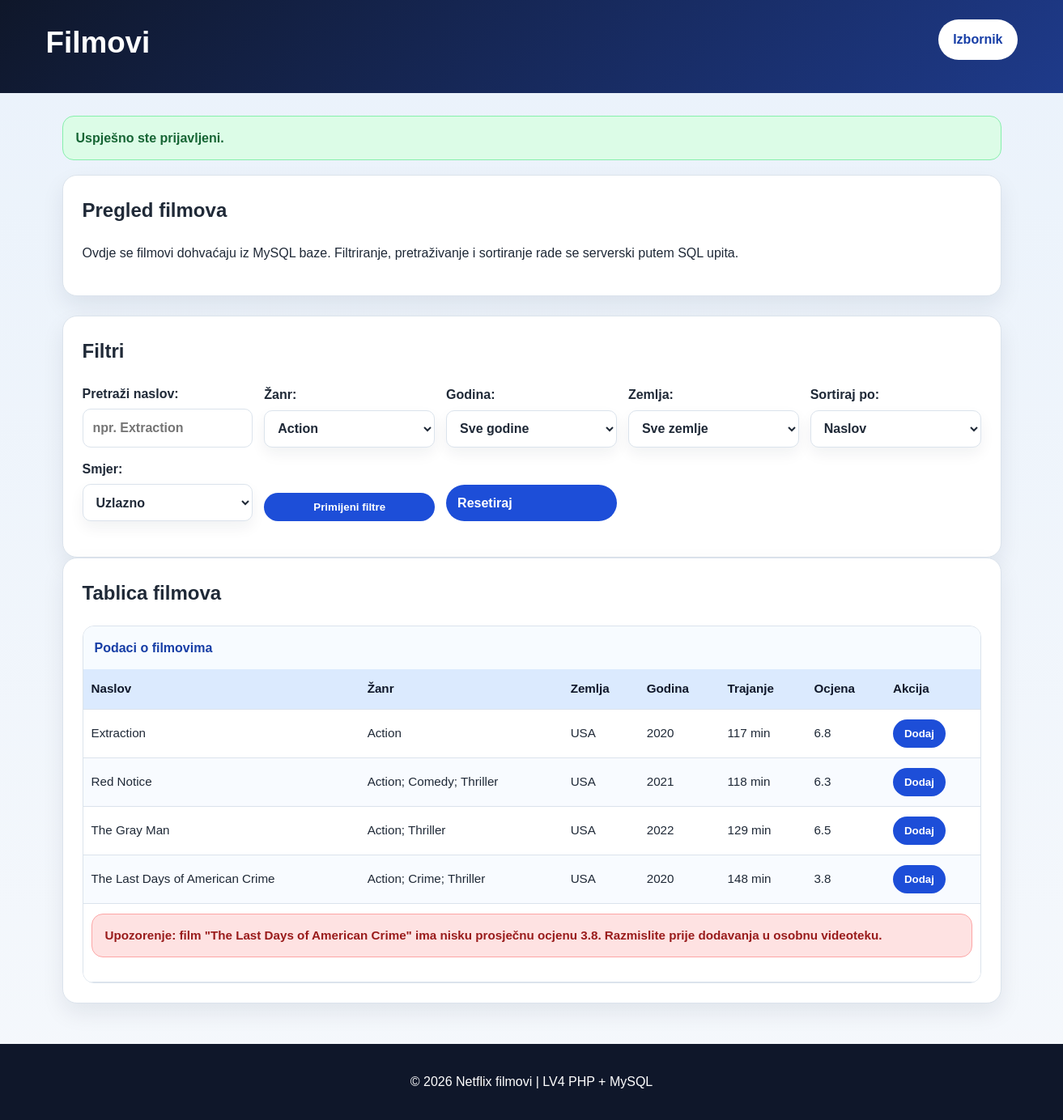
Page /filmovi.php?genre=Action (signed in) on the committed database.
### tables this page shows
CREATE TABLE IF NOT EXISTS movies (
    id INT AUTO_INCREMENT PRIMARY KEY,
    title VARCHAR(255) NOT NULL,
    genre VARCHAR(255) NOT NULL,
    country VARCHAR(100) NOT NULL DEFAULT 'Nepoznato',
    release_year INT NOT NULL,
    duration_min INT NOT NULL,
    rating DECIMAL(3,1) NOT NULL,
    created_at TIMESTAMP DEFAULT CURRENT_TIMESTAMP
);

### includes/auth.php (called while the page is built, shortened)
<?php
function is_logged_in(): bool
{
    return isset($_SESSION['user_id']);
}

### filmovi.php (the view, shortened to what this page needs)
<?php
require_once 'includes/db.php';
require_once 'includes/auth.php';
require_once 'includes/functions.php';
$genre = trim($_GET['genre'] ?? '');
$search = trim($_GET['search'] ?? '');
$sort = $_GET['sort'] ?? 'title';
$direction = $_GET['direction'] ?? 'asc';
$allowed_sort_columns = [
    'title' => 'title',
    'genre' => 'genre',
    'country' => 'country',
    'release_year' => 'release_year',
    'duration_min' => 'duration_min',
    'rating' => 'rating'
];
$allowed_directions = ['asc', 'desc'];
$sort_column = $allowed_sort_columns[$sort] ?? 'title';
$sort_direction = in_array(strtolower($direction), $allowed_directions, true)
    ? strtoupper($direction)
    : 'ASC';
$where = [];
$params = [];
if ($genre !== '') {
    $where[] = 'genre LIKE :genre';
    $params[':genre'] = '%' . $genre . '%';
}
$where_sql = '';
if (!empty($where)) {
    $where_sql = 'WHERE ' . implode(' AND ', $where);
}
$sql = "
    SELECT *
    FROM movies
    {$where_sql}
    ORDER BY {$sort_column} {$sort_direction}
";
$stmt = $pdo->prepare($sql);
$stmt->execute($params);
$movies = $stmt->fetchAll();
$genres = $pdo->query("
    SELECT DISTINCT genre
    FROM movies
    ORDER BY genre ASC
")->fetchAll();
require_once 'includes/header.php';
?>
<section class="intro">
    <article>
        <h2>Pregled filmova</h2>
        <p>
            Ovdje se filmovi dohvaćaju iz MySQL baze. Filtriranje, pretraživanje i sortiranje rade se serverski putem SQL upita.
        </p>
    </article>
</section>
<section class="table-card">
    <h2>Filtri</h2>
    <form method="get" class="filteri">
        <label>
            Pretraži naslov:
            <input type="text" name="search" value="<?= e($search) ?>" placeholder="npr. Extraction">
        </label>
        <label>
            Žanr:
            <select name="genre">
                <?php foreach ($genres as $g): ?>
                    <option value="<?= e($g['genre']) ?>" <?= $genre === $g['genre'] ? 'selected' : '' ?>>
                        <?= e($g['genre']) ?>
                    </option>
                <?php endforeach; ?>
            </select>
        </label>
        <label>
            Godina:
            <select name="year">
                <option value="">Sve godine</option>
            </select>
        </label>
        <label>
            Zemlja:
            <select name="country">
                <option value="">Sve zemlje</option>
            </select>
        </label>
        <label>
            Sortiraj po:
            <select name="sort">
                <option value="title" <?= $sort === 'title' ? 'selected' : '' ?>>Naslov</option>
            </select>
        </label>
        <label>
            Smjer:
            <select name="direction">
                <option value="asc" <?= strtolower($direction) === 'asc' ? 'selected' : '' ?>>Uzlazno</option>
            </select>
        </label>
        <button type="submit">Primijeni filtre</button>
        <a class="button-link" href="filmovi.php">Resetiraj</a>
    </form>
</section>
<section class="table-card">
    <h2>Tablica filmova</h2>
    <div class="table-wrap">
        <table>
            <caption>Podaci o filmovima</caption>
            <thead>
                <tr>
                    <th>Naslov</th>
                    <th>Žanr</th>
                    <th>Zemlja</th>
                    <th>Godina</th>
                    <th>Trajanje</th>
                    <th>Ocjena</th>
                    <th>Akcija</th>
                </tr>
            </thead>
            <tbody>
                <?php if (empty($movies)): ?>
                    <tr>
                        <td colspan="7">Nema filmova za odabrane filtre.</td>
                    </tr>
                <?php else: ?>
                    <?php foreach ($movies as $movie): ?>
                        <tr>
                            <td><?= e($movie['title']) ?></td>
                            <td><?= e($movie['genre']) ?></td>
                            <td><?= e($movie['country']) ?></td>
                            <td><?= e($movie['release_year']) ?></td>
                            <td><?= e($movie['duration_min']) ?> min</td>
                            <td><?= e(number_format((float)$movie['rating'], 1)) ?></td>
                            <td>
                                <?php if (is_logged_in()): ?>
                                    <form method="post" action="dodaj_u_videoteku.php">
                                        <button type="submit">Dodaj</button>
                                    </form>
                                <?php else: ?>
                                    <a href="login.php">Prijavi se</a>
                                <?php endif; ?>
                            </td>
                        </tr>
                        <?php if ((float)$movie['rating'] < 5.0): ?>
                            <tr>
                                <td colspan="7">
                                    <div class="alert alert-error">
                                        Upozorenje: film "<?= e($movie['title']) ?>" ima nisku prosječnu ocjenu
                                        <?= e(number_format((float)$movie['rating'], 1)) ?>.
                                        Razmislite prije dodavanja u osobnu videoteku.
                                    </div>
                                </td>
                            </tr>
                        <?php endif; ?>
                    <?php endforeach; ?>
                <?php endif; ?>
            </tbody>
        </table>
    </div>
</section>
<?php require_once 'includes/footer.php'; ?>

### public/style.css (style rules this page uses)
:root { --bg: #eef3f8; --surface: #ffffff; --surface-alt: #f7fbff; --text: #1f2937; --muted: #5b6574; --primary: #1d4ed8; --primary-dark: #173ea6; --border: #dbe3ec; --shadow: 0 12px 28px rgba(14, 30, 55, 0.08); --radius: 18px; --max-width: 1200px; }
* { box-sizing: border-box; }
html { scroll-behavior: smooth; }
body { margin: 0; font-family: Arial, sans-serif; color: var(--text); background: linear-gradient(180deg, #eaf2fb 0%, #f5f8fc 100%); line-height: 1.6; }
.intro article, .table-card, .info-aside { background: var(--surface); border: 1px solid var(--border); border-radius: var(--radius); box-shadow: var(--shadow); }
.intro article { padding: 24px; margin-bottom: 24px; }
.intro h2, .table-card h2, .info-aside h2, .mini-card h3 { margin-top: 0; }
.table-card { padding: 24px; }
.table-wrap { overflow-x: auto; border-radius: 14px; border: 1px solid var(--border); }
table { width: 100%; border-collapse: collapse; min-width: 900px; background: #ffffff; }
caption { padding: 14px; font-weight: bold; text-align: left; background: var(--surface-alt); color: var(--primary-dark); }
th, td { padding: 12px 10px; border-bottom: 1px solid var(--border); text-align: left; font-size: 0.95rem; }
th { background: #dbeafe; color: #0f172a; position: sticky; top: 0; }
tbody tr:nth-child(even) { background: #f8fbff; }
.filteri { display: grid; grid-template-columns: repeat(4, minmax(0, 1fr)); gap: 16px; margin-bottom: 24px; align-items: end; }
.filteri label, .filter-dropdown { display: grid; gap: 8px; font-weight: bold; }
.dropdown-toggle, .filteri select, #reset-filteri { width: 100%; height: 46px; padding: 10px 14px; border-radius: 16px; font: inherit; font-weight: bold; }
.dropdown-toggle, .filteri select { border: 1px solid var(--border); background: #ffffff; color: var(--text); text-align: left; box-shadow: 0 8px 18px rgba(14, 30, 55, 0.06); cursor: pointer; }
.alert { padding: 14px 16px; border-radius: 14px; margin-bottom: 18px; font-weight: bold; }
.alert-error { background: #fee2e2; border: 1px solid #fca5a5; color: #991b1b; }
.form-card input, .form-card select, .filteri input, .filteri select { width: 100%; padding: 10px 12px; border: 1px solid var(--border); border-radius: 10px; font: inherit; }
.form-card button, .filteri button, button, .button-link { display: inline-block; padding: 10px 14px; border: none; border-radius: 999px; background: var(--primary); color: #ffffff; text-decoration: none; font-weight: bold; cursor: pointer; }
.filteri { display: grid; grid-template-columns: repeat(auto-fit, minmax(180px, 1fr)); gap: 14px; align-items: end; margin-bottom: 20px; }
.filteri label { display: grid; gap: 6px; font-weight: bold; }

### rows in the picture
movies: title "Extraction", genre "Action", country "USA", release_year "2020", duration_min "117", rating "6.8"
movies: title "Red Notice", genre "Action; Comedy; Thriller", country "USA", release_year "2021", duration_min "118", rating "6.3"
movies: title "The Gray Man", genre "Action; Thriller", country "USA", release_year "2022", duration_min "129", rating "6.5"
movies: title "The Last Days of American Crime", genre "Action; Crime; Thriller", country "USA", release_year "2020", duration_min "148", rating "3.8"

### other values in the picture
$page_title "Filmovi"
$message "Uspješno ste prijavljeni."
form field genre "Action"
